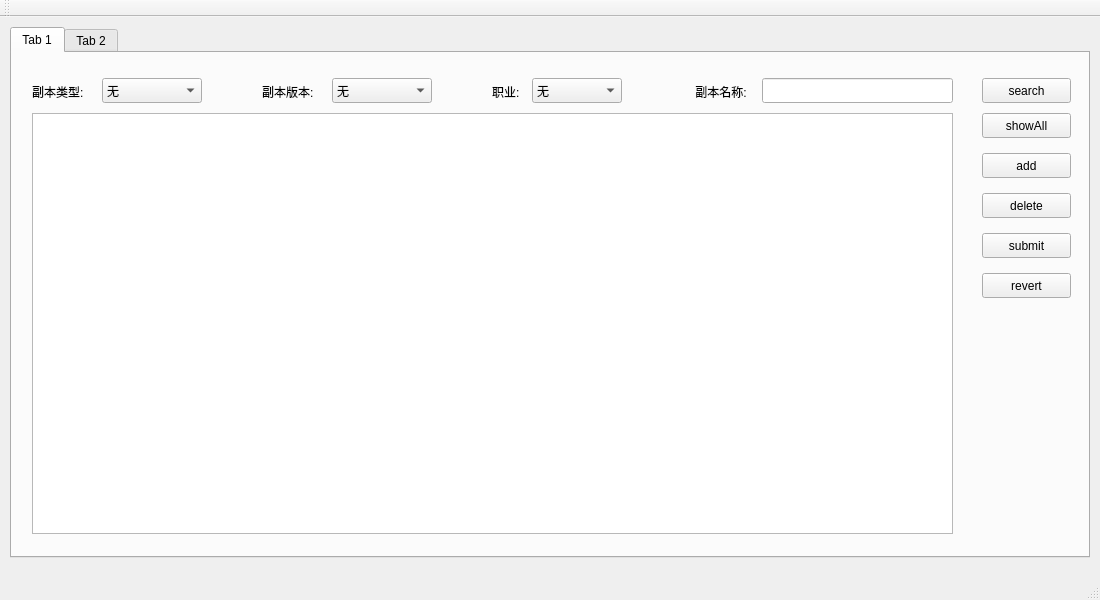
<?xml version="1.0" encoding="UTF-8"?>
<ui version="4.0">
 <class>MainWindow</class>
 <widget class="QMainWindow" name="MainWindow">
  <property name="geometry">
   <rect>
    <x>0</x>
    <y>0</y>
    <width>1100</width>
    <height>600</height>
   </rect>
  </property>
  <property name="windowTitle">
   <string>MainWindow</string>
  </property>
  <widget class="QWidget" name="centralwidget">
   <property name="sizePolicy">
    <sizepolicy hsizetype="Expanding" vsizetype="Expanding">
     <horstretch>0</horstretch>
     <verstretch>0</verstretch>
    </sizepolicy>
   </property>
   <widget class="QTabWidget" name="tabWidget">
    <property name="geometry">
     <rect>
      <x>10</x>
      <y>10</y>
      <width>1080</width>
      <height>531</height>
     </rect>
    </property>
    <property name="maximumSize">
     <size>
      <width>16777215</width>
      <height>16777215</height>
     </size>
    </property>
    <property name="currentIndex">
     <number>0</number>
    </property>
    <widget class="QWidget" name="manager">
     <property name="sizePolicy">
      <sizepolicy hsizetype="Expanding" vsizetype="Expanding">
       <horstretch>0</horstretch>
       <verstretch>0</verstretch>
      </sizepolicy>
     </property>
     <attribute name="title">
      <string>Tab 1</string>
     </attribute>
     <widget class="QTableView" name="tableView">
      <property name="geometry">
       <rect>
        <x>20</x>
        <y>60</y>
        <width>921</width>
        <height>421</height>
       </rect>
      </property>
     </widget>
     <widget class="QPushButton" name="showAllBtn">
      <property name="geometry">
       <rect>
        <x>970</x>
        <y>60</y>
        <width>89</width>
        <height>25</height>
       </rect>
      </property>
      <property name="text">
       <string>showAll</string>
      </property>
     </widget>
     <widget class="QPushButton" name="addBtn">
      <property name="geometry">
       <rect>
        <x>970</x>
        <y>100</y>
        <width>89</width>
        <height>25</height>
       </rect>
      </property>
      <property name="text">
       <string>add</string>
      </property>
     </widget>
     <widget class="QPushButton" name="deleteBtn">
      <property name="geometry">
       <rect>
        <x>970</x>
        <y>140</y>
        <width>89</width>
        <height>25</height>
       </rect>
      </property>
      <property name="text">
       <string>delete</string>
      </property>
     </widget>
     <widget class="QLabel" name="label">
      <property name="geometry">
       <rect>
        <x>20</x>
        <y>30</y>
        <width>70</width>
        <height>17</height>
       </rect>
      </property>
      <property name="text">
       <string>副本类型:</string>
      </property>
     </widget>
     <widget class="QComboBox" name="typeCB">
      <property name="geometry">
       <rect>
        <x>90</x>
        <y>25</y>
        <width>100</width>
        <height>25</height>
       </rect>
      </property>
      <item>
       <property name="text">
        <string>无</string>
       </property>
      </item>
      <item>
       <property name="text">
        <string>迷宫挑战</string>
       </property>
      </item>
      <item>
       <property name="text">
        <string>行会令</string>
       </property>
      </item>
      <item>
       <property name="text">
        <string>讨伐歼灭战</string>
       </property>
      </item>
      <item>
       <property name="text">
        <string>大型任务</string>
       </property>
      </item>
      <item>
       <property name="text">
        <string>绝境战</string>
       </property>
      </item>
     </widget>
     <widget class="QLabel" name="label_2">
      <property name="geometry">
       <rect>
        <x>480</x>
        <y>30</y>
        <width>40</width>
        <height>17</height>
       </rect>
      </property>
      <property name="text">
       <string>职业:</string>
      </property>
     </widget>
     <widget class="QComboBox" name="jobCB">
      <property name="geometry">
       <rect>
        <x>520</x>
        <y>25</y>
        <width>90</width>
        <height>25</height>
       </rect>
      </property>
      <item>
       <property name="text">
        <string>无</string>
       </property>
      </item>
      <item>
       <property name="text">
        <string>骑士</string>
       </property>
      </item>
      <item>
       <property name="text">
        <string>战士</string>
       </property>
      </item>
      <item>
       <property name="text">
        <string>暗黑骑士</string>
       </property>
      </item>
      <item>
       <property name="text">
        <string>绝枪战士</string>
       </property>
      </item>
      <item>
       <property name="text">
        <string>武僧</string>
       </property>
      </item>
      <item>
       <property name="text">
        <string>龙骑士</string>
       </property>
      </item>
      <item>
       <property name="text">
        <string>忍者</string>
       </property>
      </item>
      <item>
       <property name="text">
        <string>武士</string>
       </property>
      </item>
      <item>
       <property name="text">
        <string>钐镰客</string>
       </property>
      </item>
      <item>
       <property name="text">
        <string>吟游诗人</string>
       </property>
      </item>
      <item>
       <property name="text">
        <string>机工士</string>
       </property>
      </item>
      <item>
       <property name="text">
        <string>舞者</string>
       </property>
      </item>
      <item>
       <property name="text">
        <string>黑魔法师</string>
       </property>
      </item>
      <item>
       <property name="text">
        <string>召唤师</string>
       </property>
      </item>
      <item>
       <property name="text">
        <string>赤魔法师</string>
       </property>
      </item>
      <item>
       <property name="text">
        <string>白魔法师</string>
       </property>
      </item>
      <item>
       <property name="text">
        <string>学者</string>
       </property>
      </item>
      <item>
       <property name="text">
        <string>占星术士</string>
       </property>
      </item>
      <item>
       <property name="text">
        <string>贤者</string>
       </property>
      </item>
      <item>
       <property name="text">
        <string>基础职业</string>
       </property>
      </item>
     </widget>
     <widget class="QLabel" name="label_3">
      <property name="geometry">
       <rect>
        <x>680</x>
        <y>30</y>
        <width>70</width>
        <height>17</height>
       </rect>
      </property>
      <property name="text">
       <string> 副本名称:</string>
      </property>
     </widget>
     <widget class="QLineEdit" name="nameLE">
      <property name="geometry">
       <rect>
        <x>750</x>
        <y>25</y>
        <width>191</width>
        <height>25</height>
       </rect>
      </property>
     </widget>
     <widget class="QPushButton" name="searchBtn">
      <property name="geometry">
       <rect>
        <x>970</x>
        <y>25</y>
        <width>89</width>
        <height>25</height>
       </rect>
      </property>
      <property name="text">
       <string>search</string>
      </property>
     </widget>
     <widget class="QPushButton" name="submitBtn">
      <property name="geometry">
       <rect>
        <x>970</x>
        <y>180</y>
        <width>89</width>
        <height>25</height>
       </rect>
      </property>
      <property name="text">
       <string>submit</string>
      </property>
     </widget>
     <widget class="QPushButton" name="revertBtn">
      <property name="geometry">
       <rect>
        <x>970</x>
        <y>220</y>
        <width>89</width>
        <height>25</height>
       </rect>
      </property>
      <property name="text">
       <string>revert</string>
      </property>
     </widget>
     <widget class="QComboBox" name="versionCB">
      <property name="geometry">
       <rect>
        <x>320</x>
        <y>25</y>
        <width>100</width>
        <height>25</height>
       </rect>
      </property>
      <item>
       <property name="text">
        <string>无</string>
       </property>
      </item>
      <item>
       <property name="text">
        <string>重生之境</string>
       </property>
      </item>
      <item>
       <property name="text">
        <string>苍穹之禁城</string>
       </property>
      </item>
      <item>
       <property name="text">
        <string>红莲之狂潮</string>
       </property>
      </item>
      <item>
       <property name="text">
        <string>暗影之逆焰</string>
       </property>
      </item>
      <item>
       <property name="text">
        <string>晓月之终途</string>
       </property>
      </item>
     </widget>
     <widget class="QLabel" name="label_4">
      <property name="geometry">
       <rect>
        <x>250</x>
        <y>30</y>
        <width>70</width>
        <height>17</height>
       </rect>
      </property>
      <property name="text">
       <string>副本版本:</string>
      </property>
     </widget>
    </widget>
    <widget class="QWidget" name="analysis">
     <attribute name="title">
      <string>Tab 2</string>
     </attribute>
    </widget>
   </widget>
  </widget>
  <widget class="QMenuBar" name="menubar">
   <property name="geometry">
    <rect>
     <x>0</x>
     <y>0</y>
     <width>1100</width>
     <height>22</height>
    </rect>
   </property>
  </widget>
  <widget class="QStatusBar" name="statusbar"/>
  <widget class="QToolBar" name="toolBar">
   <property name="windowTitle">
    <string>toolBar</string>
   </property>
   <attribute name="toolBarArea">
    <enum>TopToolBarArea</enum>
   </attribute>
   <attribute name="toolBarBreak">
    <bool>false</bool>
   </attribute>
  </widget>
 </widget>
 <resources/>
 <connections/>
</ui>
